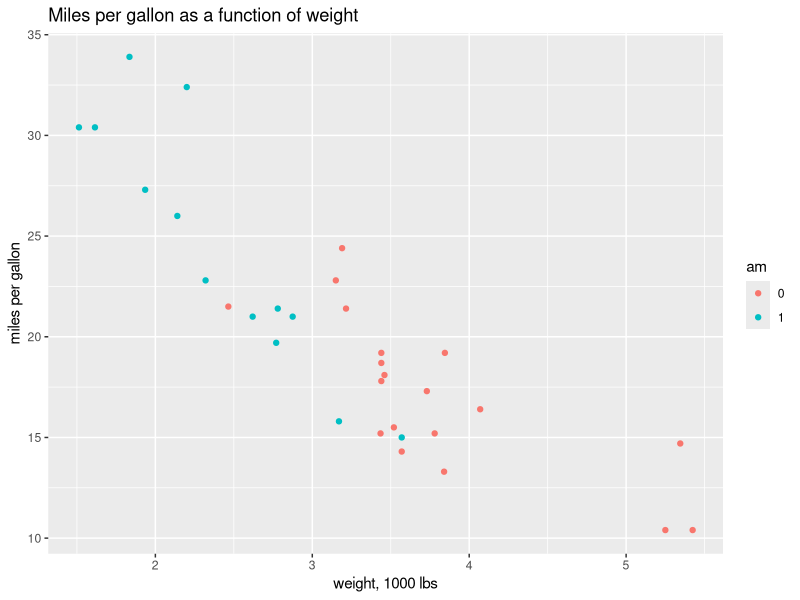

Source code (R):
## ---- chunk 1
knitr::opts_chunk$set(echo = TRUE)
## ---- chunk 2
library(dplyr)
library(GGally)
cardata <- mtcars
cardata <- mutate(cardata, 
                  cyl = factor(as.character(cyl)),
                  vs = factor(as.character(vs)),
                  am = factor(as.character(am)),
                  carb = factor(as.character(carb))
                  )
meanAuto <- mean(cardata[cardata$am == 0, "mpg"])
meanManual <- mean(cardata[cardata$am == 1, "mpg"])
## ---- chunk 3
modelAmWt <- lm(data = cardata, formula = mpg ~ am + wt)
summary(modelAmWt)$coefficients
## ---- chunk 4
g <- ggplot(data.frame(wt = cardata$wt, mpg = cardata$mpg, am = cardata$am), 
            aes(x = wt, y = mpg, color = am)) + geom_point() + 
    labs(x = "weight, 1000 lbs", y = "miles per gallon",
         title = "Miles per gallon as a function of weight")
## ---- chunk 5
modelAmHp <- lm(data = cardata, formula = mpg ~ am + hp)
summary(modelAmHp)$coefficients
## ---- chunk 6
#library(GGally)
#ggpairs(mtcars, upper = list(continuous = "points", combo="dot_no_facet")) + 
#    labs(title = "Pairs plot")
## ---- chunk 7


# Figure 2
#g <- ggplot(data.frame(hp = cardata$hp, mpg = cardata$mpg, am = cardata$am), 
#            aes(x = hp, y = mpg, color = am)) + geom_point() + 
#    labs(x = "horsepower", y = "weight, 1000 lbs", 
#         title = "Figure 2. Weight and horsepower")

#g <- ggplot(data.frame(wt = cardata$wt, hp = cardata$hp, am = cardata$am), aes(x = hp, 
#y = wt, color = am)) + geom_point()



#g <- ggplot(data = data.frame(mpg = cardata$mpg, residWtHp = resid(modelWtHp), residWtHpInteraction = resid(modelWtHpInteraction), residAmHp = resid(modelAmHp))) + geom_line(aes(x = mpg, y = residWtHp), color = "blue") + geom_line(aes(x = mpg, y = residWtHpInteraction), color = "red") + geom_line(aes(x = mpg, y = residAmHp), color = "green")

## ---- chunk 8
#modelAm <- lm(data = cardata, formula = mpg ~ am)






#g <- ggplot(data.frame(x = cardata$mpg, y = resid(modelWtHpInteraction), am = 
#cardata$am), aes(x = x, y = y, color = am)) + geom_point()
